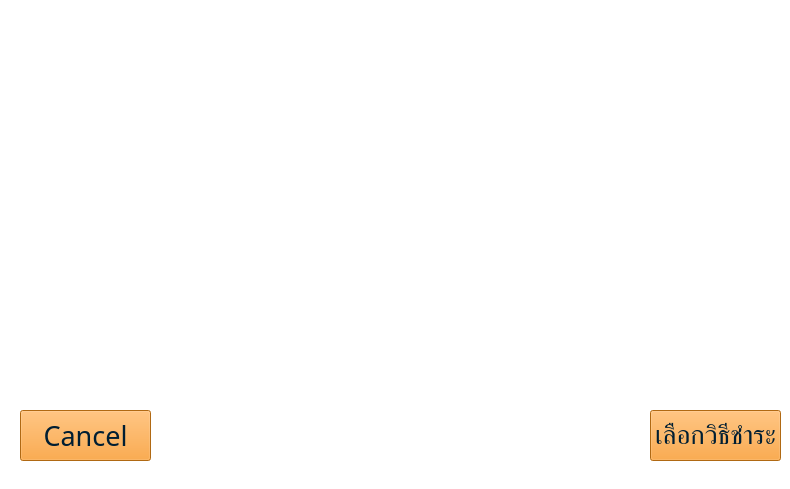
    <widget class="QWidget" name="page_18_Promptpay_500">
     <property name="styleSheet">
      <string notr="true">background-color: rgb(255, 255, 255);</string>
     </property>
     <widget class="QPushButton" name="cancelButton_page18">
      <property name="geometry">
       <rect>
        <x>20</x>
        <y>410</y>
        <width>131</width>
        <height>51</height>
       </rect>
      </property>
      <property name="font">
       <font>
        <family>supermarket</family>
        <pointsize>20</pointsize>
        <weight>50</weight>
        <bold>false</bold>
       </font>
      </property>
      <property name="styleSheet">
       <string notr="true">color: rgb(0, 30, 50);
background-color: rgb(247, 147, 27);</string>
      </property>
      <property name="text">
       <string>Cancel</string>
      </property>
     </widget>
     <widget class="QPushButton" name="methodButton_page18">
      <property name="geometry">
       <rect>
        <x>650</x>
        <y>410</y>
        <width>131</width>
        <height>51</height>
       </rect>
      </property>
      <property name="font">
       <font>
        <family>supermarket</family>
        <pointsize>20</pointsize>
        <weight>50</weight>
        <bold>false</bold>
       </font>
      </property>
      <property name="styleSheet">
       <string notr="true">color: rgb(0, 30, 50);
background-color: rgb(247, 147, 27);</string>
      </property>
      <property name="text">
       <string>เลือกวิธีชำระ</string>
      </property>
     </widget>
     <widget class="QLabel" name="QRCode500THB_page18">
      <property name="geometry">
       <rect>
        <x>160</x>
        <y>0</y>
        <width>480</width>
        <height>480</height>
       </rect>
      </property>
      <property name="text">
       <string/>
      </property>
      <property name="pixmap">
       <pixmap resource="resources.qrc">:/assets/images/QR_Code_500_THB.JPG</pixmap>
      </property>
     </widget>
    </widget>
